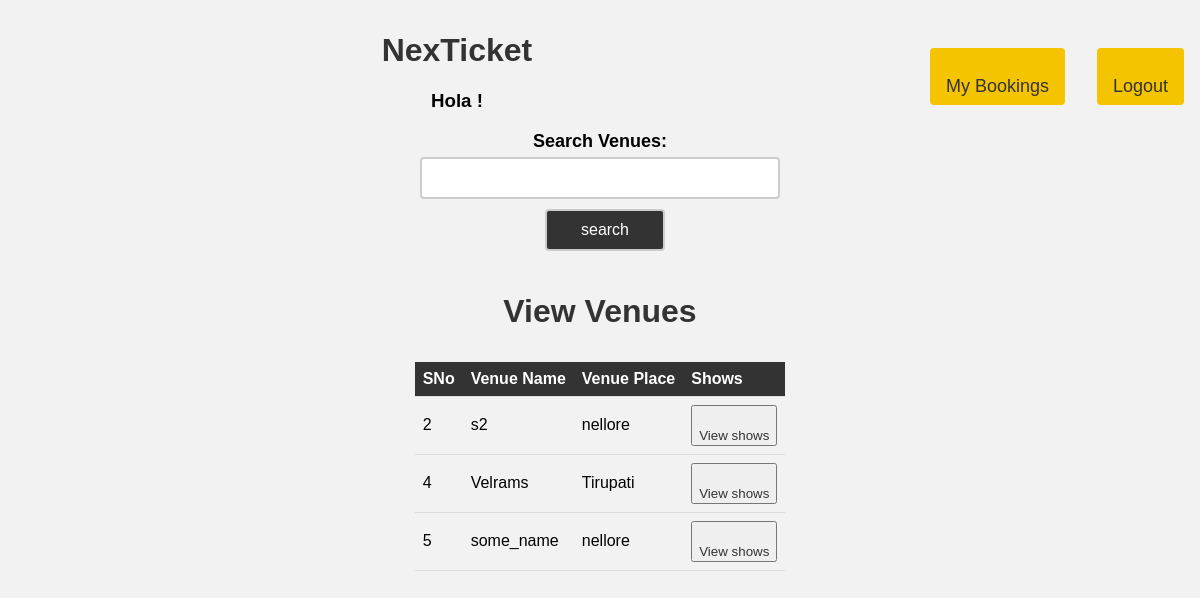
/userhome, run on the app's committed database.
### app.py (models this page shows)
class Venue(db.Model):
    venue_id = db.Column(db.Integer, primary_key = True)
    venue_name = db.Column(db.String, nullable = False)
    venue_place = db.Column(db.String, nullable = False)
    venue_cap =  db.Column(db.Integer, nullable = False)
    shows=db.relationship("Show")

### app.py (the view)
@app.route('/userhome', methods =['post','get'])
def userhome():
    all=Venue.query.all()
    return render_template('userhome.html', all = all)

### templates/userhome.html (shortened to what this page needs)
<!DOCTYPE html>
<html lang="en">
<head>
    <link rel="stylesheet" href="{{url_for('static',filename ='styles.css')}}">
    <link rel="stylesheet" href="{{url_for('static',filename ='tables.css')}}">
</head>
<body>
    <header>
        <button class="logout"><a href="/logout">Logout</a></button>
        <button class="logout" > <a href="/userbookings">My Bookings</a></button>
    </header>
    <h1> NexTicket</h1>
    <h3 style="text-align: center;">Hola {{session['username']}} !</h3>
    <form action="/searchvenue" style="align-items: center;" method="post">
        <label for="search" >Search Venues:</label>
        <input type="text" name="search" class="search" >
        <input type="submit" value="search" style="width: 10%;" class="search" ></input>
    </form>
    </body>
    <h1>View Venues</h1>
    <table>
        <tr>
            <th>SNo</th>
            <th>Venue Name</th>
            <th>Venue Place</th>
            <th>Shows</th>
        </tr>
        <tr>
            {% for one in all %}
            <tr>
                <td> {{one['venue_id']}} </td>
                <td> {{one['venue_name']}} </td>
                <td> {{one['venue_place']}} </td>
                <td>
                   <button> <a href="/shows/view/{{one['venue_id']}}">View shows</a> </button>
                </td>
            </tr>
            {% endfor %}
        </tr>
    </table>
</body>
</html>

### static/styles.css (style rules this page uses)
body { background-color: #f2f2f2; font-family: Arial, Helvetica, sans-serif; }
h1 { text-align: center; color: #333; }
form { display: flex; flex-direction: column; }
label { font-size: 18px; font-weight: bold; margin-bottom: 5px; }
input[type="text"], input[type="password"], input[type="number"], select { font-size: 16px; padding: 10px; border-radius: 5px; border: 1px solid #ccc; margin-bottom: 10px; }
input[type="submit"] { background-color: #333; color: #fff; border: none; border-radius: 5px; padding: 10px; font-size: 16px; cursor: pointer; }
a { display: block; text-align: center; margin-top: 20px; color: #333; text-decoration: none; }
input.search { font-size: 16px; padding: 10px; border: 2px solid #ccc; border-radius: 4px; box-sizing: border-box; margin-bottom: 10px; width: 30%; }
.logout { background-color: #333; color: #fff; border: none; padding: 10px 20px; font-size: large; border-radius: 5px; cursor: pointer; transition: background-color 0.3s ease; }

### static/tables.css (style rules this page uses)
body { font-family: Arial, sans-serif; background-color: #f2f2f2; margin: 0; }
.logout { background-color: #f5c400; color: #fff; border: none; padding: 8px 16px; border-radius: 4px; float: right; margin: 16px; cursor: pointer; }
h1 { text-align: center; margin-top: 32px; }
table { border-collapse: collapse; margin: 32px auto; }
th, td { text-align: left; padding: 8px; border-bottom: 1px solid #ddd; }
th { background-color: #333; color: #fff; }
a { color: #333; text-decoration: none; }

### templates/userhome.html (style rules this page uses)
form { display: flex; align-items: center; }
input[type="submit"] { margin-left: 10px; }
.search { display: inline-block; }

### data on the page
Venue: venue_id "2", venue_name "s2", venue_place "nellore"
Venue: venue_id "4", venue_name "Velrams", venue_place "Tirupati"
Venue: venue_id "5", venue_name "some_name", venue_place "nellore"
